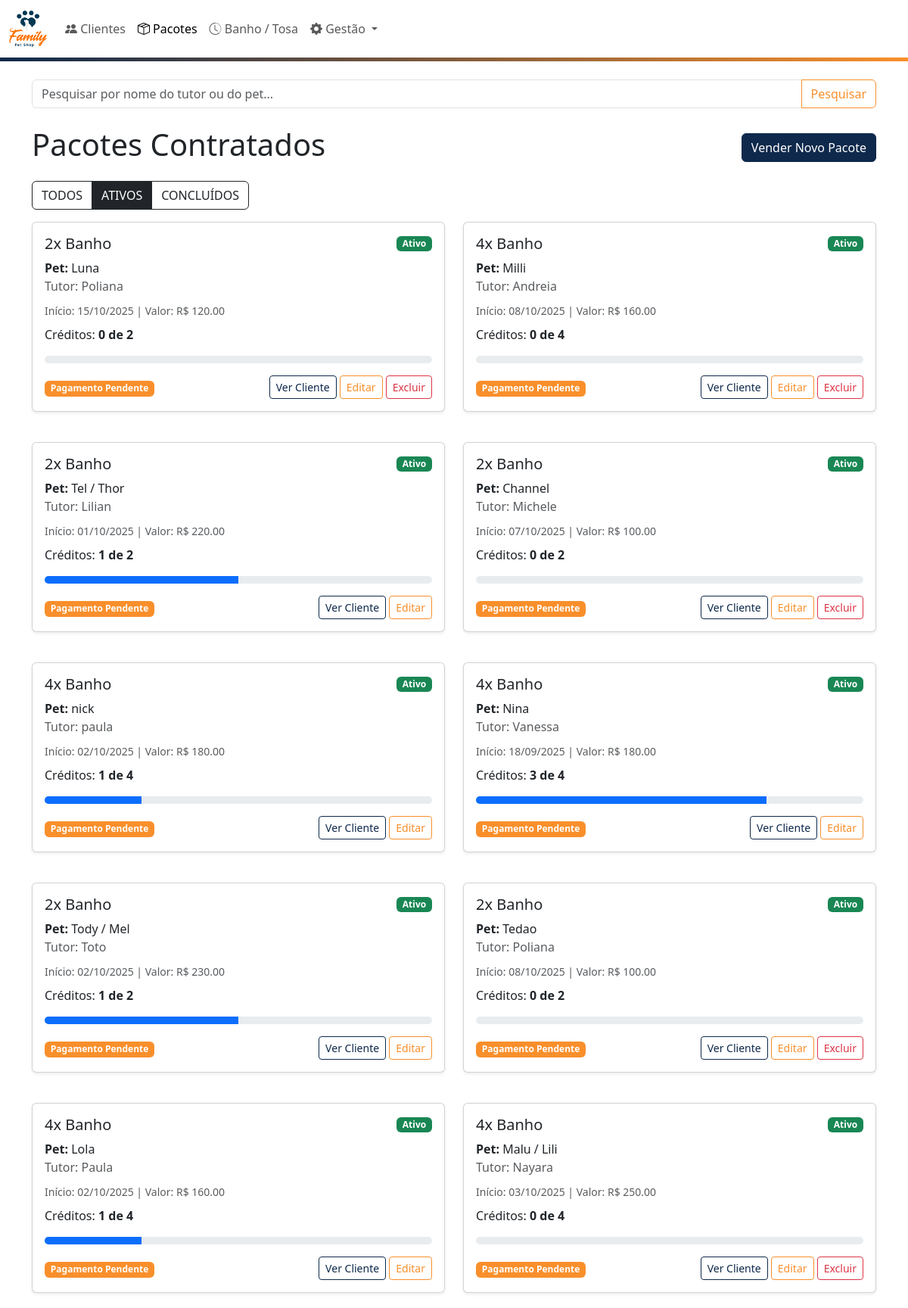
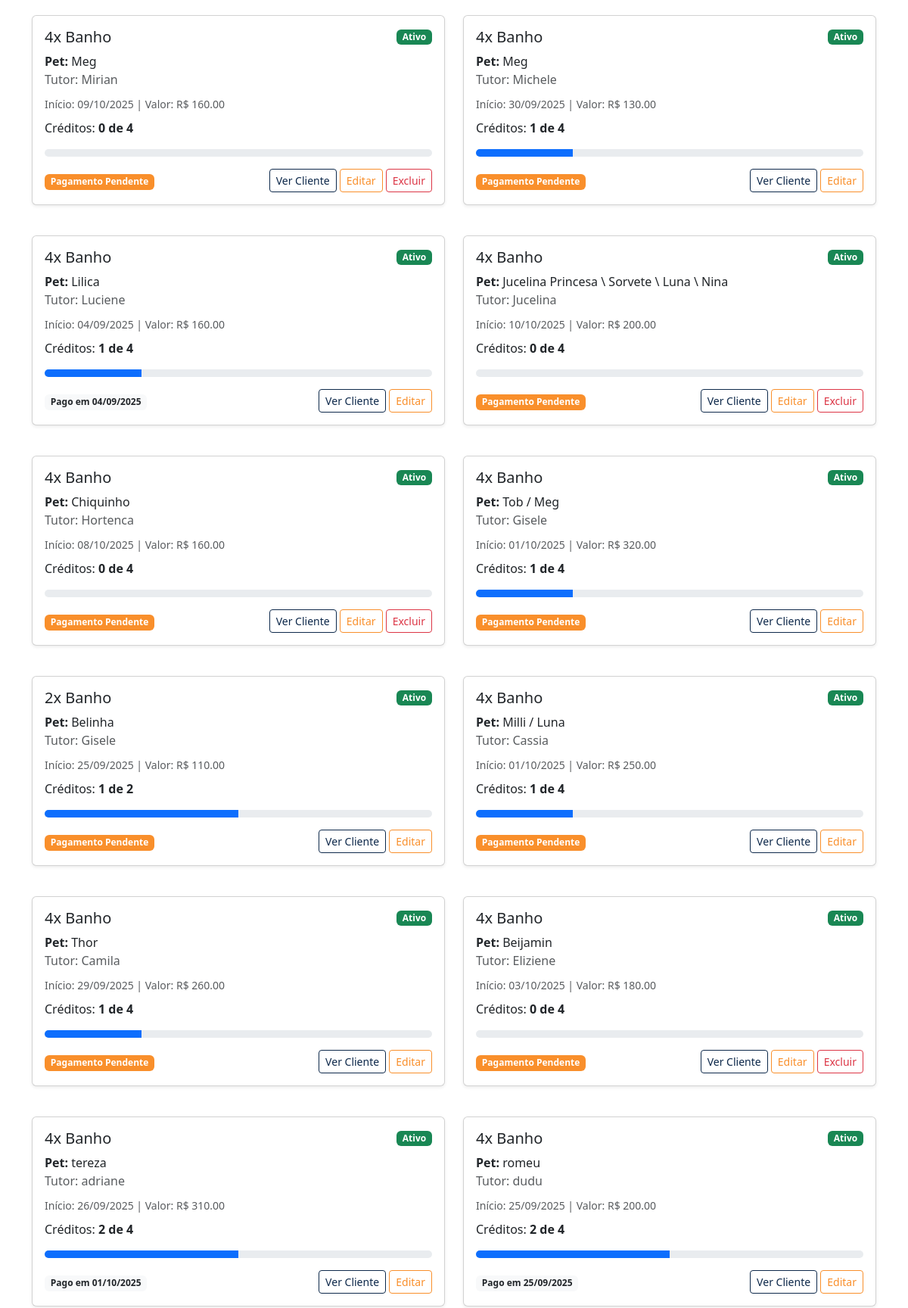
The page /pacotes (upper part) on the database its author committed (2 pictures, top to bottom).
### app.py (models this page shows, shortened)
class Pacote(db.Model):
    id = db.Column(db.Integer, primary_key=True)
    nome_servico = db.Column(db.String(100), nullable=False)
    creditos_totais = db.Column(db.Integer, nullable=False)
    creditos_usados = db.Column(db.Integer, default=0)
    status = db.Column(db.String(50), default='Ativo')
    preco_pacote = db.Column(db.Float, nullable=False)
    status_pagamento = db.Column(db.String(50), default='Pendente')
    data_pagamento = db.Column(db.Date, nullable=True)
    metodo_pagamento = db.Column(db.String(50), nullable=True)
    dia_semana_fixo = db.Column(db.Integer, nullable=True)
    tipo_agendamento = db.Column(db.String(20), nullable=True)
    cliente_id = db.Column(db.Integer, db.ForeignKey('cliente.id'), nullable=False)
    cliente = db.relationship('Cliente', backref=db.backref('pacotes', lazy=True))
    atendimentos = db.relationship('Atendimento', backref='pacote', lazy='dynamic')

class Cliente(db.Model):
    id = db.Column(db.Integer, primary_key=True)
    nome_tutor = db.Column(db.String(100), nullable=False)
    telefone = db.Column(db.String(20), nullable=False)
    nome_pet = db.Column(db.String(100), nullable=False)
    raca_pet = db.Column(db.String(50))

### app.py (the view, shortened to what this page needs)
@app.route('/pacotes')
def listar_pacotes():
    query = request.args.get('q', '')
    filtro_status = request.args.get('filtro', 'ativos')
    pacotes_query = Pacote.query.order_by(Pacote.id.desc())
    if filtro_status == 'ativos':
        pacotes_query = pacotes_query.filter(Pacote.status == 'Ativo')
    elif filtro_status == 'concluidos':
        pacotes_query = pacotes_query.filter(Pacote.status == 'Concluído')
    pacotes = pacotes_query.all()
    for pacote in pacotes:
        primeiro_atendimento = Atendimento.query.filter_by(pacote_id=pacote.id).order_by(Atendimento.data.asc()).first()
        pacote.data_inicio = primeiro_atendimento.data if primeiro_atendimento else None
    return render_template('pacotes.html',
                           pacotes=pacotes,
                           query=query,
                           filtro_ativo=filtro_status,
                           Atendimento=Atendimento)

### templates/pacotes.html (shortened to what this page needs)
{% extends 'base.html' %}
{% block content %}
  <form method="GET" action="{{ url_for('listar_pacotes') }}" class="mb-4">
    <div class="input-group">
      <input type="text" name="q" class="form-control" placeholder="Pesquisar por nome do tutor ou do pet..." value="{{ query or '' }}">
      <button class="btn btn-outline-orange-custom" type="submit">Pesquisar</button>
    </div>
  </form>
  <div class="d-flex justify-content-between align-items-center mb-3">
    <h1>Pacotes Contratados</h1>
    <a href="{{ url_for('novo_pacote') }}" class="btn btn-primary-custom">Vender Novo Pacote</a>
  </div>
  <div class="mb-3 btn-group" role="group">
    <a href="{{ url_for('listar_pacotes', filtro='todos', q=query) }}" class="btn {% if filtro_ativo == 'todos' %}btn-dark{% else %}btn-outline-dark{% endif %}">TODOS</a>
    <a href="{{ url_for('listar_pacotes', filtro='ativos', q=query) }}" class="btn {% if filtro_ativo == 'ativos' or not filtro_ativo %}btn-dark{% else %}btn-outline-dark{% endif %}">ATIVOS</a>
    <a href="{{ url_for('listar_pacotes', filtro='concluidos', q=query) }}" class="btn {% if filtro_ativo == 'concluidos' %}btn-dark{% else %}btn-outline-dark{% endif %}">CONCLUÍDOS</a>
  </div>
  <div class="row">
    {% for pacote in pacotes %}
      <div class="col-lg-6 mb-4">
        {% include 'includes/card_pacote_geral.html' %}
      </div>
    {% else %}
      <div class="col-12">
        <div class="alert alert-light">Nenhum pacote encontrado para este filtro.</div>
      </div>
    {% endfor %}
  </div>
{% endblock %}

### templates/includes/card_pacote_geral.html (shortened to what this page needs)
<div class="card mb-3 shadow-sm">
  <div class="card-body">
    <div class="d-flex justify-content-between align-items-center">
      <h5 class="card-title mb-0">{{ pacote.creditos_totais }}x {{ pacote.nome_servico }}</h5>
      {% if pacote.status == 'Ativo' %}
          <span class="badge bg-success">{{ pacote.status }}</span>
      {% else %}
          <span class="badge bg-secondary">{{ pacote.status }}</span>
      {% endif %}
    </div>
    <p class="card-subtitle mt-2 mb-1"><strong>Pet:</strong> {{ pacote.cliente.nome_pet }}</p>
    <p class="card-subtitle mb-2 text-muted">Tutor: {{ pacote.cliente.nome_tutor }}</p>
    <small class="text-muted">
      {% if pacote.data_inicio %} Início: {{ pacote.data_inicio.strftime('%d/%m/%Y') }} | {% endif %}
      Valor: R$ {{ "%.2f"|format(pacote.preco_pacote) }}
    </small>
    <p class="card-text mt-2">
      Créditos: <strong>{{ pacote.creditos_usados }} de {{ pacote.creditos_totais }}</strong>
    </p>
    <div class="progress" style="height: 10px;">
      <div class="progress-bar" role="progressbar" style="width: {{ (pacote.creditos_usados / pacote.creditos_totais) * 100 }}%;"></div>
    </div>
    <div class="mt-3 d-flex justify-content-between align-items-center">
      <div>
        {% if pacote.status_pagamento == 'Pendente' %}
            <span class="badge btn-orange-custom">Pagamento Pendente</span>
        {% elif pacote.data_pagamento %}
            <span class="badge bg-light text-dark">Pago em {{pacote.data_pagamento.strftime('%d/%m/%Y')}}</span>
        {% else %}
             <span class="badge bg-success">Pago</span>
        {% endif %}
      </div>
      <div>
        <a href="{{ url_for('detalhe_cliente', cliente_id=pacote.cliente_id) }}" class="btn btn-outline-primary-custom btn-sm">Ver Cliente</a>
        <button type="button" class="btn btn-outline-orange-custom btn-sm" data-bs-toggle="modal" data-bs-target="#modalEditarPacote-{{ pacote.id }}">
          Editar
        </button>
        {% if pacote.creditos_usados == 0 %}
        <form action="{{ url_for('excluir_pacote', pacote_id=pacote.id) }}" method="POST" class="d-inline">
            <button type="submit" class="btn btn-outline-danger btn-sm" onclick="return confirm('Tem certeza?');">Excluir</button>
        </form>
        {% endif %}
      </div>
    </div>
  </div>
</div>

### static/style.css (style rules this page uses)
:root { --brand-blue: #0E294B; --brand-orange: #F98F2B; --brand-red: #D22B2B; --brand-green: #2B7A09; }
.btn-primary-custom { background-color: var(--brand-blue); border-color: var(--brand-blue); color: #fff; }
.btn-outline-primary-custom { color: var(--brand-blue); border-color: var(--brand-blue); }
.btn-orange-custom { background-color: var(--brand-orange); border-color: var(--brand-orange); color: #fff; }
.btn-outline-orange-custom { color: var(--brand-orange); border-color: var(--brand-orange); }

### rows shown on the page
Pacote: creditos_totais "2", nome_servico "Banho", status "Ativo", cliente.nome_pet "Luna", cliente.nome_tutor "Poliana", data_inicio "15/10/2025", preco_pacote "120.00", creditos_usados "0", status_pagamento "Pagamento Pendente"
Pacote: creditos_totais "4", nome_servico "Banho", status "Ativo", cliente.nome_pet "Milli", cliente.nome_tutor "Andreia", data_inicio "08/10/2025", preco_pacote "160.00", creditos_usados "0", status_pagamento "Pagamento Pendente"
Pacote: creditos_totais "2", nome_servico "Banho", status "Ativo", cliente.nome_pet "Tel / Thor", cliente.nome_tutor "Lilian", data_inicio "01/10/2025", preco_pacote "220.00", creditos_usados "1", status_pagamento "Pagamento Pendente"
Pacote: creditos_totais "2", nome_servico "Banho", status "Ativo", cliente.nome_pet "Channel", cliente.nome_tutor "Michele", data_inicio "07/10/2025", preco_pacote "100.00", creditos_usados "0", status_pagamento "Pagamento Pendente"
Pacote: creditos_totais "4", nome_servico "Banho", status "Ativo", cliente.nome_pet "nick", cliente.nome_tutor "paula", data_inicio "02/10/2025", preco_pacote "180.00", creditos_usados "1", status_pagamento "Pagamento Pendente"
Pacote: creditos_totais "4", nome_servico "Banho", status "Ativo", cliente.nome_pet "Nina", cliente.nome_tutor "Vanessa", data_inicio "18/09/2025", preco_pacote "180.00", creditos_usados "3", status_pagamento "Pagamento Pendente"
Pacote: creditos_totais "2", nome_servico "Banho", status "Ativo", cliente.nome_pet "Tody / Mel", cliente.nome_tutor "Toto", data_inicio "02/10/2025", preco_pacote "230.00", creditos_usados "1", status_pagamento "Pagamento Pendente"
Pacote: creditos_totais "2", nome_servico "Banho", status "Ativo", cliente.nome_pet "Tedao", cliente.nome_tutor "Poliana", data_inicio "08/10/2025", preco_pacote "100.00", creditos_usados "0", status_pagamento "Pagamento Pendente"
Pacote: creditos_totais "4", nome_servico "Banho", status "Ativo", cliente.nome_pet "Lola", cliente.nome_tutor "Paula", data_inicio "02/10/2025", preco_pacote "160.00", creditos_usados "1", status_pagamento "Pagamento Pendente"
Pacote: creditos_totais "4", nome_servico "Banho", status "Ativo", cliente.nome_pet "Malu / Lili", cliente.nome_tutor "Nayara", data_inicio "03/10/2025", preco_pacote "250.00", creditos_usados "0", status_pagamento "Pagamento Pendente"
Pacote: creditos_totais "4", nome_servico "Banho", status "Ativo", cliente.nome_pet "Meg", cliente.nome_tutor "Mirian", data_inicio "09/10/2025", preco_pacote "160.00", creditos_usados "0", status_pagamento "Pagamento Pendente"
Pacote: creditos_totais "4", nome_servico "Banho", status "Ativo", cliente.nome_pet "Meg", cliente.nome_tutor "Michele", data_inicio "30/09/2025", preco_pacote "130.00", creditos_usados "1", status_pagamento "Pagamento Pendente"
Pacote: creditos_totais "4", nome_servico "Banho", status "Ativo", cliente.nome_pet "Lilica", cliente.nome_tutor "Luciene", data_inicio "04/09/2025", preco_pacote "160.00", creditos_usados "1", data_pagamento "04/09/2025"
Pacote: creditos_totais "4", nome_servico "Banho", status "Ativo", cliente.nome_pet "Jucelina Princesa \\ Sorvete \\ Luna \\ Nina", cliente.nome_tutor "Jucelina", data_inicio "10/10/2025", preco_pacote "200.00", creditos_usados "0", status_pagamento "Pagamento Pendente"
Pacote: creditos_totais "4", nome_servico "Banho", status "Ativo", cliente.nome_pet "Chiquinho", cliente.nome_tutor "Hortenca", data_inicio "08/10/2025", preco_pacote "160.00", creditos_usados "0", status_pagamento "Pagamento Pendente"
Pacote: creditos_totais "4", nome_servico "Banho", status "Ativo", cliente.nome_pet "Tob / Meg", cliente.nome_tutor "Gisele", data_inicio "01/10/2025", preco_pacote "320.00", creditos_usados "1", status_pagamento "Pagamento Pendente"
Pacote: creditos_totais "2", nome_servico "Banho", status "Ativo", cliente.nome_pet "Belinha", cliente.nome_tutor "Gisele", data_inicio "25/09/2025", preco_pacote "110.00", creditos_usados "1", status_pagamento "Pagamento Pendente"
Pacote: creditos_totais "4", nome_servico "Banho", status "Ativo", cliente.nome_pet "Milli / Luna", cliente.nome_tutor "Cassia", data_inicio "01/10/2025", preco_pacote "250.00", creditos_usados "1", status_pagamento "Pagamento Pendente"
Pacote: creditos_totais "4", nome_servico "Banho", status "Ativo", cliente.nome_pet "Thor", cliente.nome_tutor "Camila", data_inicio "29/09/2025", preco_pacote "260.00", creditos_usados "1", status_pagamento "Pagamento Pendente"
Pacote: creditos_totais "4", nome_servico "Banho", status "Ativo", cliente.nome_pet "Beijamin", cliente.nome_tutor "Eliziene", data_inicio "03/10/2025", preco_pacote "180.00", creditos_usados "0", status_pagamento "Pagamento Pendente"
Pacote: creditos_totais "4", nome_servico "Banho", status "Ativo", cliente.nome_pet "tereza", cliente.nome_tutor "adriane", data_inicio "26/09/2025", preco_pacote "310.00", creditos_usados "2", data_pagamento "01/10/2025"
Pacote: creditos_totais "4", nome_servico "Banho", status "Ativo", cliente.nome_pet "romeu", cliente.nome_tutor "dudu", data_inicio "25/09/2025", preco_pacote "200.00", creditos_usados "2", data_pagamento "25/09/2025"
